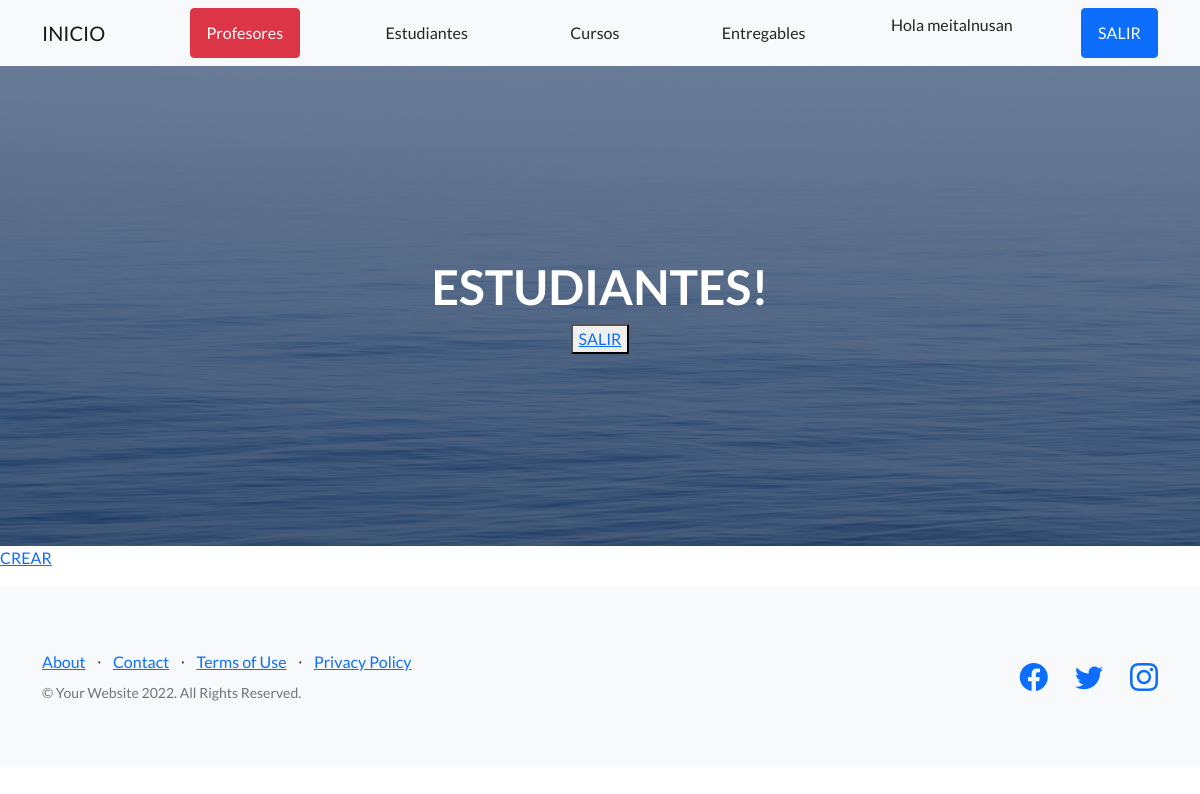
/AppAfter/estudiante/list (signed in), run on an earlier commit of the app's database.
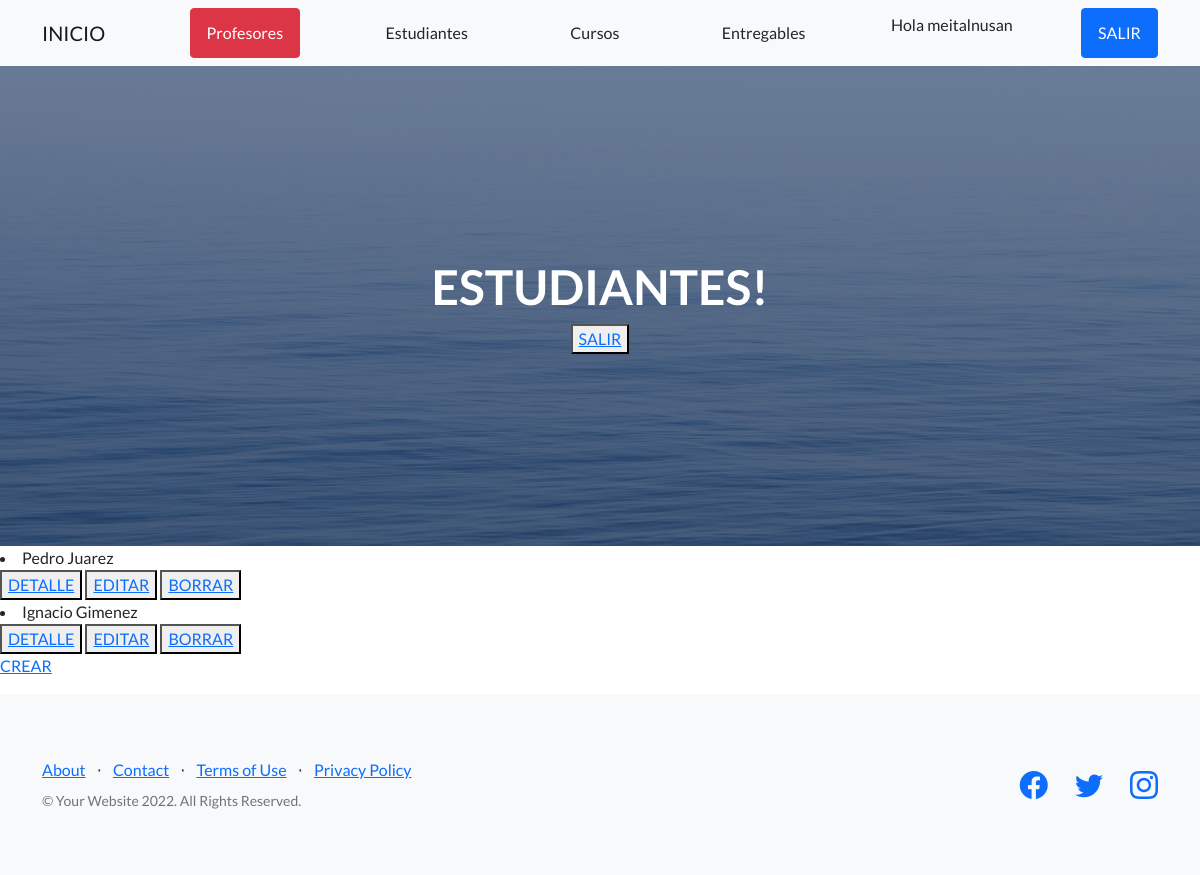
And on a later commit of the database.
### AppAfter/models.py (models this page shows)
class Estudiante(models.Model):
    nombre=models.CharField(max_length=50)
    apellido=models.CharField(max_length=50)
    email=models.EmailField()
    def __str__(self):
     return self.nombre + " " + self.apellido

### AppAfter/views.py (the view)
# urls.py: path('estudiante/list', EstudiantesList.as_view(), name= "estudiante_listar"),
class EstudiantesList(LoginRequiredMixin, ListView):
    model = Estudiante
    template_name= "AppAfter/estudiante_list.html"

### AppAfter/templates/AppAfter/estudiante_list.html
{% extends "AppAfter/padre.html" %}
{% load static %}
{% block contenidoQueCambia %}
{% for estudiante in object_list %}
    <li>{{estudiante}}</li>
<button>
    <a href="{% url 'estudiante_detail' estudiante.id %}">DETALLE</a>
</button>
<button>
    <a href="{% url 'estudiante_editar' estudiante.id %}">EDITAR</a>
</button>
<button>
    <a href="{% url 'estudiante_borrar' estudiante.id %}">BORRAR</a>
</button>
{% endfor %}
<p>
    <a href="{% url 'estudiante_crear' %}">CREAR</a>
</p>
{% endblock %}
{% block titulo %}
    <h1>ESTUDIANTES!</h1>
    <button>
        <a href="{% url 'logout' %}">SALIR</a>
    </button>
{% endblock %}

What changed in the data, as far as the page shows it:
added Estudiante: nombre+apellido "Pedro Juarez"
added Estudiante: nombre+apellido "Ignacio Gimenez"
